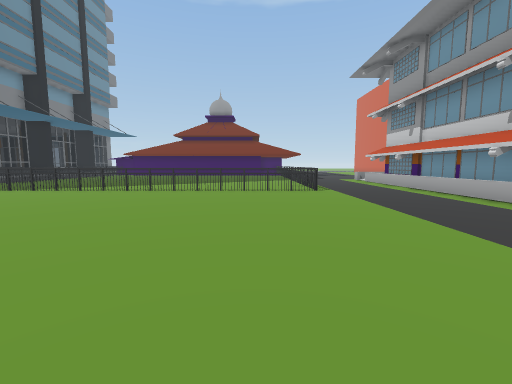
[1] (above)

18 first-person views from a walk through a 3-D level made in the Unity game engine. The camera is 1.5 m above the floor, tilts 6° down and sees 90° across. The floor is counted in squares, 2 m on a side. Each view is taken from the middle of a square. On the plan, view 1 faces up. The plan holds only what a view shows up to about 9 squares ahead; the rest is blank. The place goes on beyond the plan. Some animated figures are left out. Some surface patterns are stand-ins.

[2]
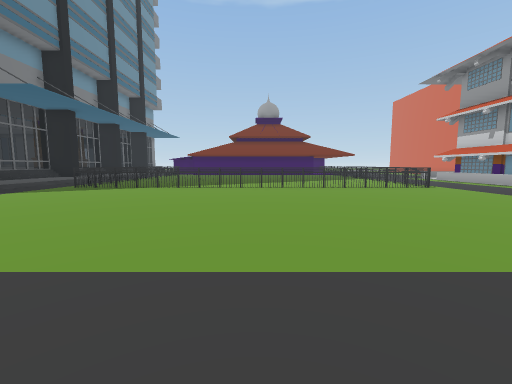

[3]
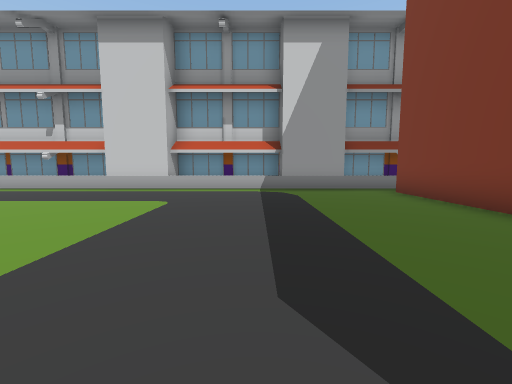

[4]
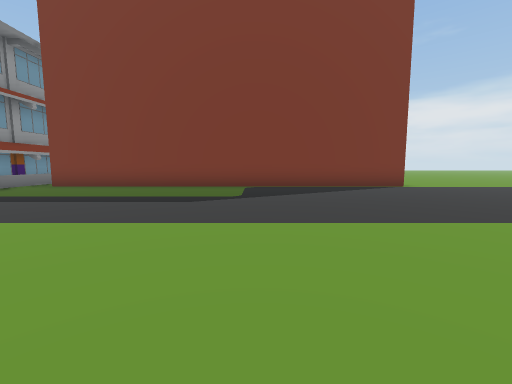

[5]
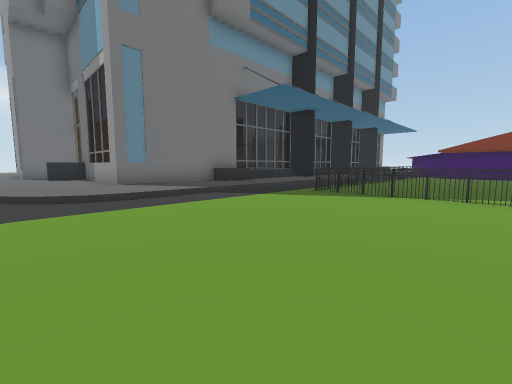

[6]
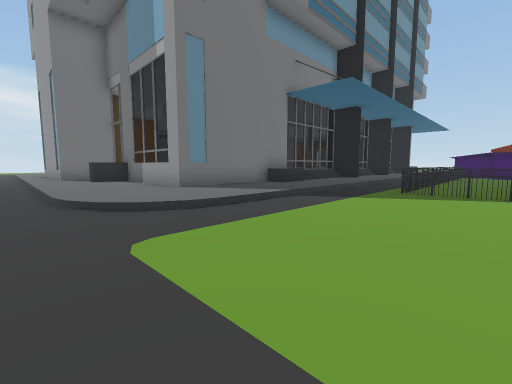

[7]
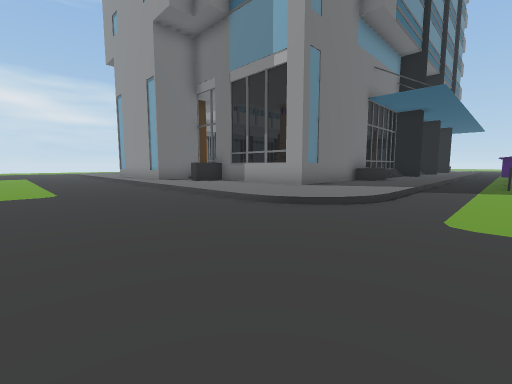

[8]
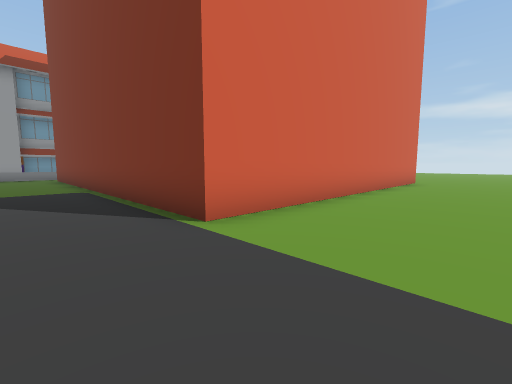

[9]
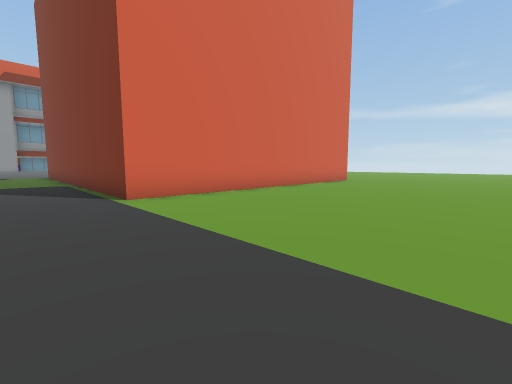

[10]
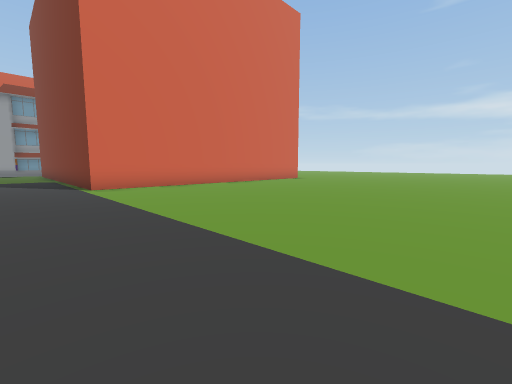

[11]
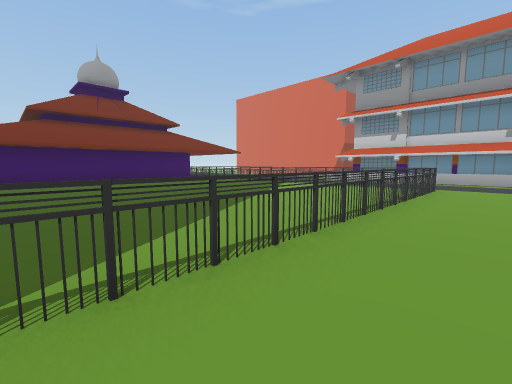

[12]
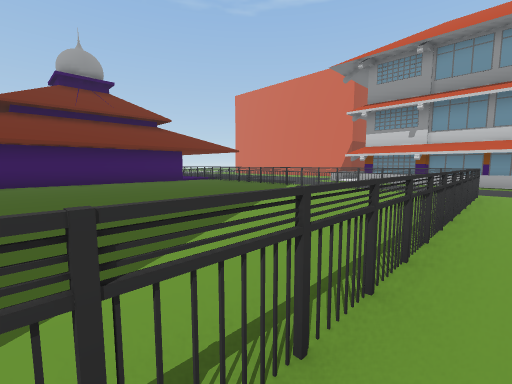

[13]
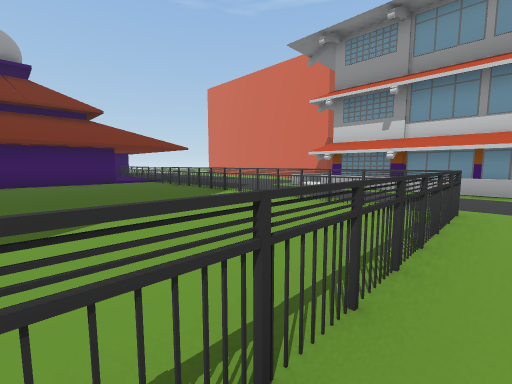

[14]
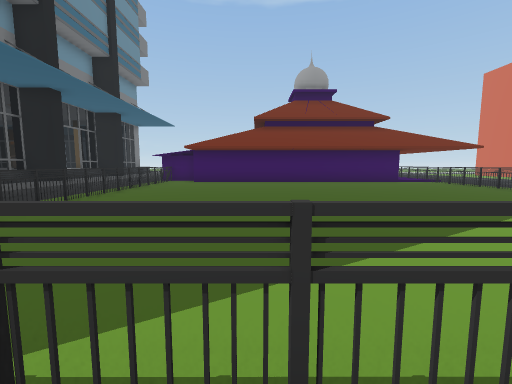

[15]
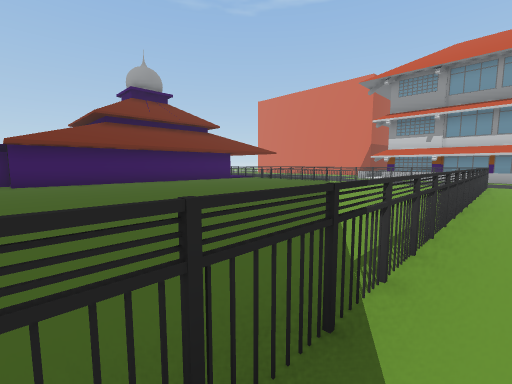

[16]
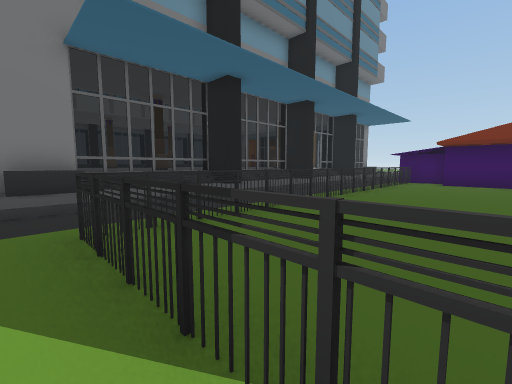

[17]
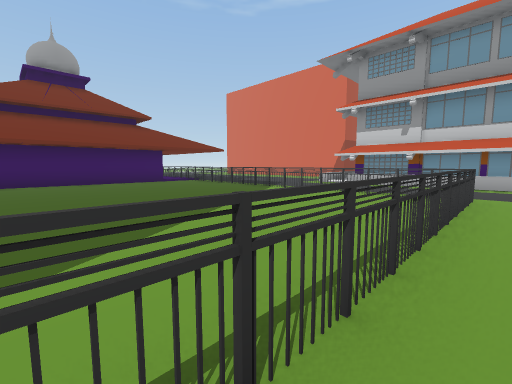

[18]
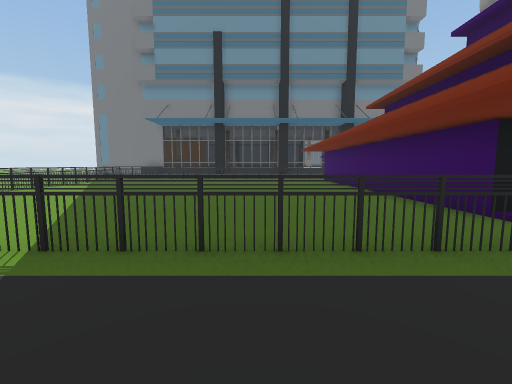

### Floor plan
Key: @ floor where view 1 was taken; # wall or solid block; x gap in a wall; . main floor; : floor 0.25 m higher than the main floor; / step, stairs or slope; = window, fence, low wall or low ledge; ^ raised ledge; T thing the floor can be seen under or through.
Columns run from 21 left of view 1 to 5 right of it. Each row starts with its distance up from view 1.
 19                      #
 18              #########.
 17            #...........T.
 16       =///.#...........T.
 15        ///.#...........T..
 14         //.T...........T.
 13       =#:/.T...........T.
 12        ///.T............
 11        ///.T...........#. =
 10        ///.T..............=
  9       =///.T...........T..=
  8       #^:/.TTTTTTTTTxxTT..=
  7       #^:/................=
  6       #::/................=
  5       #::/................=
  4     = #::/................=
  3     :::::/................#
  2    ::::::/................#
  1   ::::::/.................=
  0  ....................@....=
 -1  .........................=
 -2 ..........................#
 -3 ..........................#
 -4     ......................=
 -5     .........#############=
 -6     .........#
 -7     .........#
 -8     .........#
 -9     .........#
-10     .........#
-11     .........#
-12     .........#

Where each view was taken, in squares from view 1:
view 1: 0 up, 0 right, facing up
view 2: 1 down, 4 left, facing up
view 3: 1 down, 3 left, facing right
view 4: 4 up, 3 left, facing down
view 5: 1 up, 6 left, facing up-left
view 6: 0 up, 8 left, facing up-left
view 7: 3 down, 10 left, facing up-left
view 8: 3 down, 11 left, facing down-right
view 9: 3 down, 14 left, facing down-right
view 10: 3 down, 17 left, facing down-right
view 11: 6 up, 7 left, facing up-right
view 12: 7 up, 6 left, facing up-right
view 13: 7 up, 3 left, facing up-right
view 14: 7 up, 6 left, facing up
view 15: 7 up, 9 left, facing up-right
view 16: 7 up, 7 left, facing up-left
view 17: 7 up, 5 left, facing up-right
view 18: 15 up, 4 right, facing left
